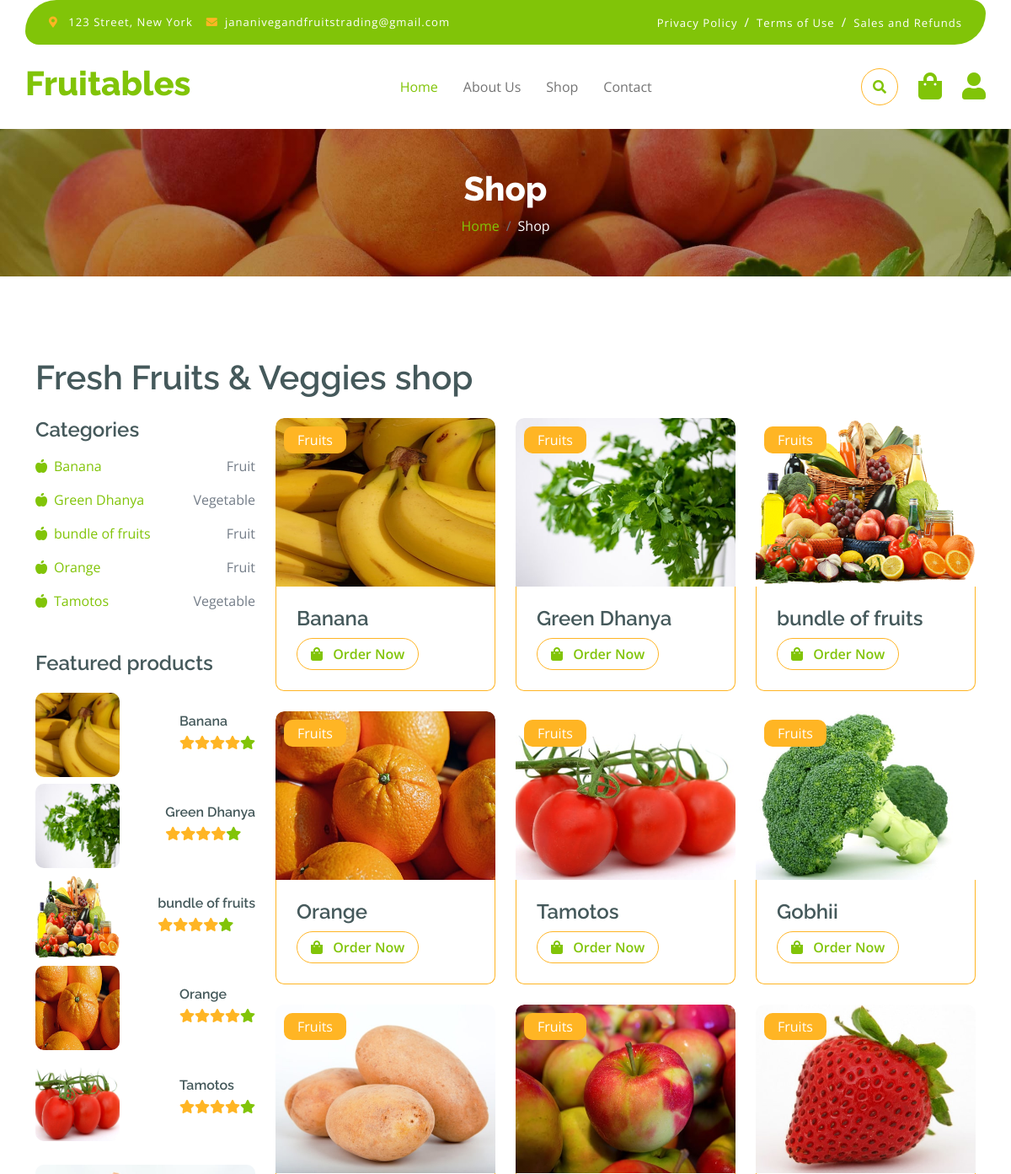
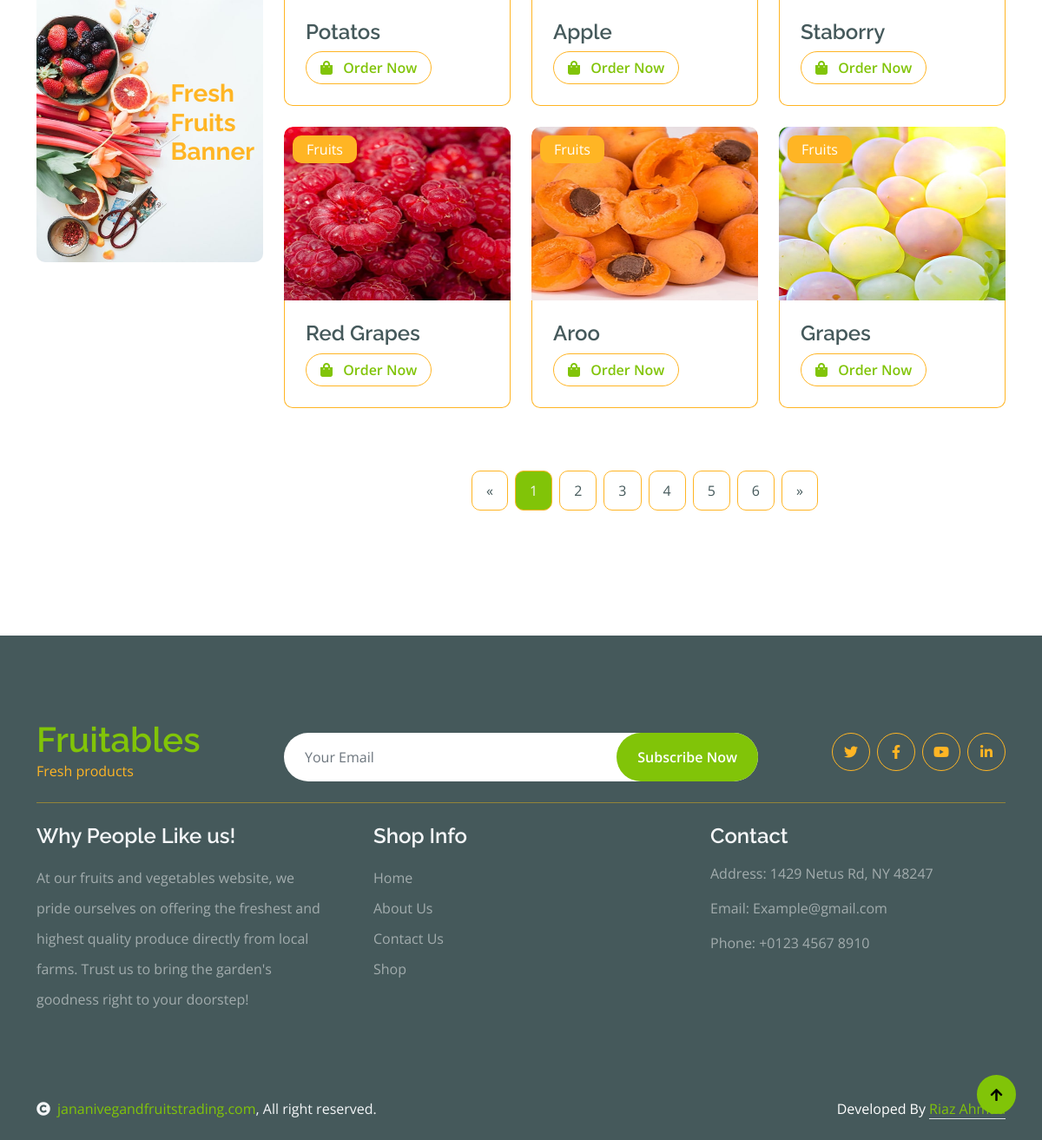
The page /shop.php on the database its author committed (2 pictures, top to bottom).
### tables this page shows
CREATE TABLE `services` (
  `id` int(11) NOT NULL,
  `sname` varchar(255) NOT NULL,
  `simage` varchar(255) NOT NULL,
  `scateg` varchar(255) NOT NULL,
  `price` varchar(255) DEFAULT NULL,
  `created_at` timestamp NOT NULL DEFAULT current_timestamp()
);

### shop.php (the view, shortened to what this page needs)
<!DOCTYPE html>
<html lang="en">
    <head>
        <?php include "include/head.php"; ?>
    </head>
    <body>
      <?php include "include/header.php"; ?>
        <div class="container-fluid page-header py-5">
            <h1 class="text-center text-white display-6">Shop</h1>
            <ol class="breadcrumb justify-content-center mb-0">
                <li class="breadcrumb-item"><a href="#">Home</a></li>
                <li class="breadcrumb-item active text-white">Shop</li>
            </ol>
        </div>
        <div class="container-fluid fruite py-5">
            <div class="container py-5">
                <h1 class="mb-4">Fresh Fruits & Veggies shop</h1>
                <div class="row g-4">
                    <div class="col-lg-12">
                        <div class="row g-4">
                            <div class="col-lg-3">
                                <div class="row g-4">
                                    <div class="col-lg-12">
                                        <div class="mb-3">
                                            <h4>Categories</h4>
                                            <ul class="list-unstyled fruite-categorie">
                                                <?php
                                                $s = "select * from services ORDER BY RAND() limit 5";
                                                $r = mysqli_query($db, $s);
                                                while ($row = mysqli_fetch_assoc($r)) {
                                                $sname = $row['sname'];
                                                $catego = $row['scateg'];
                                                ?>
                                                <li>
                                                    <div class="d-flex justify-content-between fruite-name">
                                                        <a href="#"><i class="fas fa-apple-alt me-2"></i><?php echo $sname;?></a>
                                                        <span><?php echo $catego; ?></span>
                                                    </div>
                                                </li>
                                                <?php } ?>
                                            </ul>
                                        </div>
                                    </div>
                                    <div class="col-lg-12">
                                        <h4 class="mb-3">Featured products</h4>
                               <?php
                                 $s = "select * from services ORDER BY RAND() limit 5";
                                 $r = mysqli_query($db, $s);
                                 while ($row = mysqli_fetch_assoc($r)) {
                                     $id = $row['id'];
                                     $sname = $row['sname'];
                                     $simage = $row['simage'];
                               ?>
                               <a href="shop-detail.php?id=<?php echo $id; ?>">
                                <div class="d-flex align-items-center justify-content-between ">
                                    <div class="rounded my-1" style="width: 100px; height: 100px;">
                                        <img src="uploads/service/<?php echo $simage; ?>" class="img-fluidd rounded" alt="Image" height="100px" width="100px">
                                    </div>
                                    <div>
                                        <h6 class="mb-2"> <?php echo $sname;?></h6>
                                        <div class="d-flex mb-2">
                                            <i class="fa fa-star text-secondary"></i>
                                            <i class="fa fa-star text-secondary"></i>
                                            <i class="fa fa-star text-secondary"></i>
                                            <i class="fa fa-star text-secondary"></i>
                                            <i class="fa fa-star"></i>
                                        </div>
                                    </div>
                                </div>
                                </a>
                                <?php } ?>
                                    </div>
                                    <div class="col-lg-12">
                                        <div class="position-relative">
                                            <img src="img/banner-fruits.jpg" class="img-fluid w-100 rounded" alt="">
                                            <div class="position-absolute" style="top: 50%; right: 10px; transform: translateY(-50%);">
                                                <h3 class="text-secondary fw-bold">Fresh <br> Fruits <br> Banner</h3>
                                            </div>
                                        </div>
                                    </div>
                                </div>
                            </div>
                            <div class="col-lg-9">
                                <div class="row g-4 justify-content-center">
                                    <?php
                                        $s = "select * from services ORDER BY RAND()";
                                        $r = mysqli_query($db, $s);
                                        while ($row = mysqli_fetch_assoc($r)) {
                                        $id = $row['id'];
                                        $sname = $row['sname'];
                                        $simage = $row['simage'];
                                    ?>
                                    <div class="col-md-6 col-lg-6 col-xl-4">
                                        <div class="rounded position-relative fruite-item">
                                            <div class="fruite-img">
                                                <img src="uploads/service/<?php echo $simage; ?>" class="img-fluidd w-100 rounded-top" alt="" height="200px">
                                            </div>
                                            <div class="text-white bg-secondary px-3 py-1 rounded position-absolute" style="top: 10px; left: 10px;">Fruits</div>
                                            <div class="p-4 border border-secondary border-top-0 rounded-bottom">
                                                <h4><?php echo $sname; ?></h4>
                                                <div class="d-flex justify-content-between flex-lg-wrap">
                                                    <a href="shop-detail.php?id=<?php echo $id; ?>" class="btn border border-secondary rounded-pill px-3 text-primary"><i class="fa fa-shopping-bag me-2 text-primary"></i> Order Now</a>
                                                </div>
                                            </div>
                                        </div>
                                    </div>
                                      <?php } ?>
                                    <div class="col-12">
                                        <div class="pagination d-flex justify-content-center mt-5">
                                            <a href="#" class="rounded">&laquo;</a>
                                            <a href="#" class="active rounded">1</a>
                                            <a href="#" class="rounded">2</a>
                                            <a href="#" class="rounded">3</a>
                                            <a href="#" class="rounded">4</a>
                                            <a href="#" class="rounded">5</a>
                                            <a href="#" class="rounded">6</a>
                                            <a href="#" class="rounded">&raquo;</a>
                                        </div>
                                    </div>
                                </div>
                            </div>
                        </div>
                    </div>
                </div>
            </div>
        </div>
       <?php include "include/footer.php";?>
    </body>
</html>

### rows shown on the page
services: sname "Banana", scateg "Fruit", simage (picture)
services: sname "Green Dhanya", scateg "Vegetable", simage (picture)
services: sname "bundle of fruits", scateg "Fruit", simage (picture)
services: sname "Orange", scateg "Fruit", simage (picture)
services: sname "Tamotos", scateg "Vegetable", simage (picture)
services: simage (picture), sname "Gobhii"
services: simage (picture), sname "Potatos"
services: simage (picture), sname "Apple"
services: simage (picture), sname "Staborry"
services: simage (picture), sname "Red Grapes"
services: simage (picture), sname "Aroo"
services: simage (picture), sname "Grapes"
